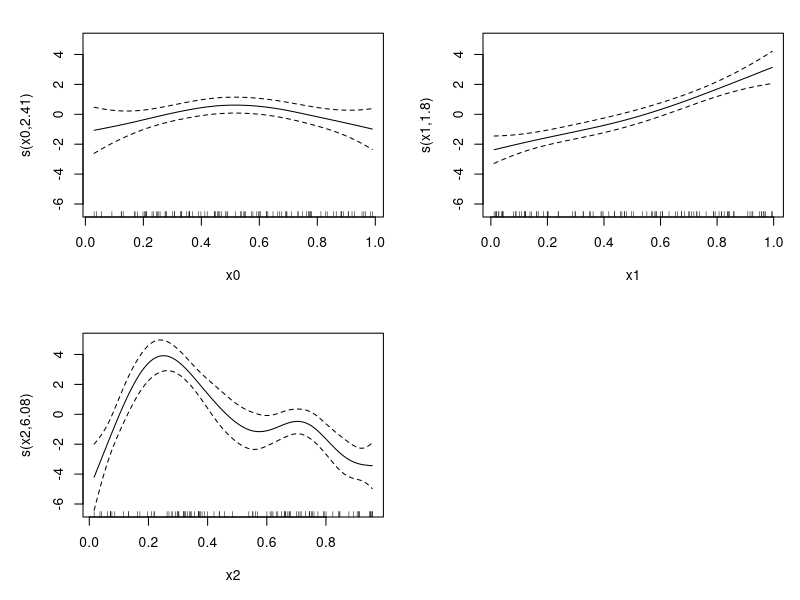
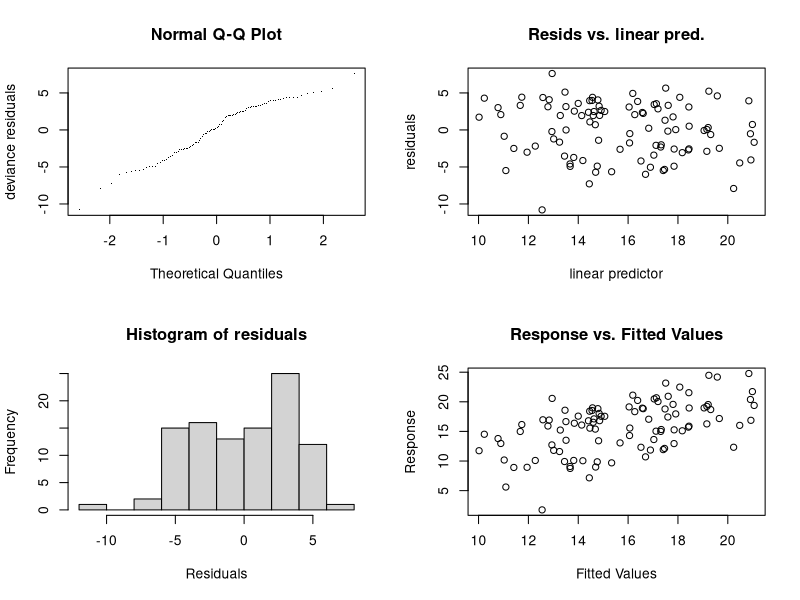
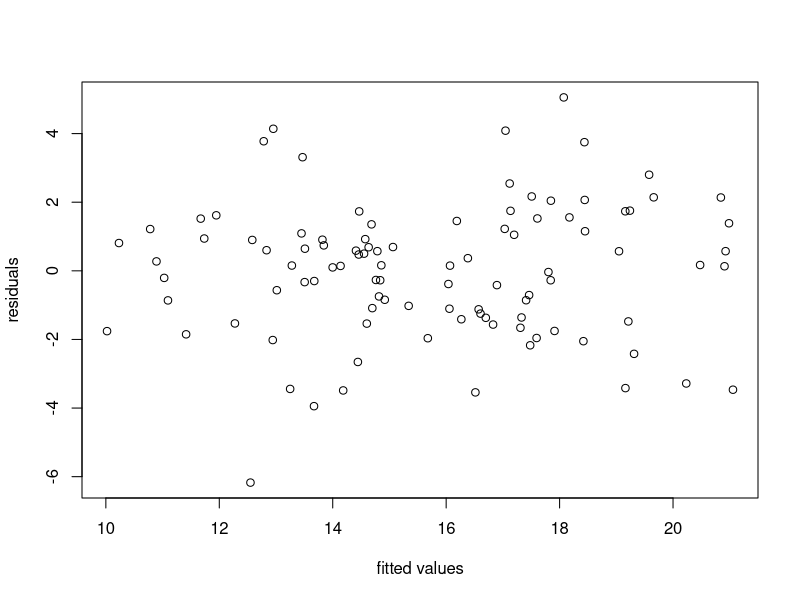
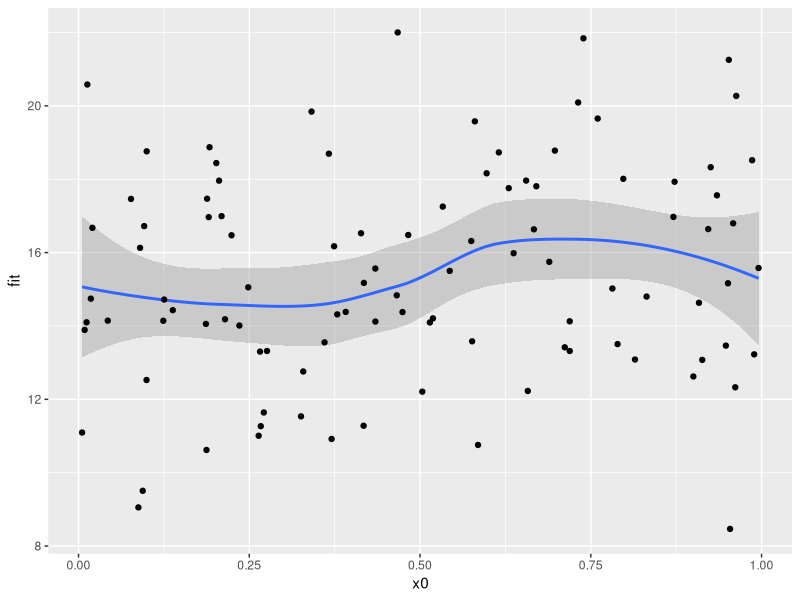
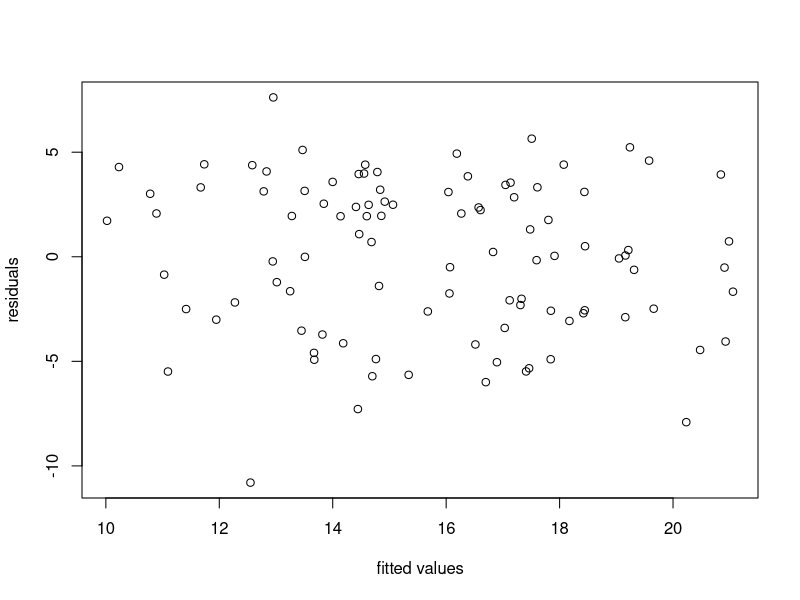

R code for these plots, in order:
install.packages("ggplot2")
library(ggplot2)

# Load the gamm4 package
library(gamm4)

# Using gamm4's built-in data simulation capabilities to give us some data:
set.seed(100) 
dat <- gamSim(6, n=100, scale=2)

# Fitting a model and plotting it:
mod <- gamm4(y~s(x0)+s(x1)+s(x2), data=dat, random = ~ (1|fac))
plot(mod$gam, pages=1)

summary(mod$gam)
gam.check(mod$gam)
plot(fitted(mod$gam),residuals(mod$gam, type="working"),xlab="fitted values",
     ylab="residuals") #### residuals vs fitted values

# Generating some new data for which you'd like predictions:
newdat <- data.frame(x0 = runif(100), x1 = runif(100), x2 = runif(100)) 

# Getting predicted outcomes for new data
# These include the splines but ignore other REs
predictions = predict(mod$gam, newdata=newdat, se.fit = TRUE)

# Consolidating new data and predictions
newdat = cbind(newdat, predictions)

# If you want CIs 
newdat <- within(newdat, {
  lower = fit-1.96*se.fit
  upper = fit+1.96*se.fit
})

# Plot, for example, the predicted outcomes as a function of x1...

egplot <- ggplot(newdat, aes(x=x0, y=fit)) + 
  geom_smooth() + geom_point()
egplot

r=residuals(mod$gam)
shapiro.test(r)


plot(fitted(mod$gam),residuals(mod$gam),xlab="fitted values",
     ylab="residuals") #### residuals vs fitted values
